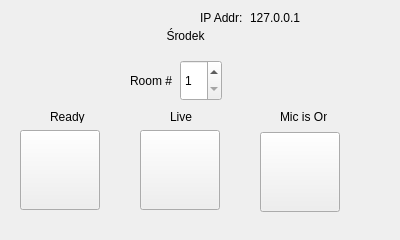
<?xml version="1.0" encoding="UTF-8"?>
<ui version="4.0">
 <class>SpacjaTeleClientClass</class>
 <widget class="QMainWindow" name="SpacjaTeleClientClass">
  <property name="geometry">
   <rect>
    <x>0</x>
    <y>0</y>
    <width>400</width>
    <height>240</height>
   </rect>
  </property>
  <property name="minimumSize">
   <size>
    <width>400</width>
    <height>240</height>
   </size>
  </property>
  <property name="maximumSize">
   <size>
    <width>400</width>
    <height>240</height>
   </size>
  </property>
  <property name="windowTitle">
   <string>SpacjaTeleClient</string>
  </property>
  <widget class="QWidget" name="centralWidget">
   <widget class="QLabel" name="ClientName">
    <property name="geometry">
     <rect>
      <x>110</x>
      <y>20</y>
      <width>151</width>
      <height>31</height>
     </rect>
    </property>
    <property name="text">
     <string>Środek</string>
    </property>
    <property name="alignment">
     <set>Qt::AlignCenter</set>
    </property>
   </widget>
   <widget class="QLabel" name="IpAddr">
    <property name="geometry">
     <rect>
      <x>250</x>
      <y>10</y>
      <width>81</width>
      <height>16</height>
     </rect>
    </property>
    <property name="text">
     <string>127.0.0.1</string>
    </property>
   </widget>
   <widget class="QLabel" name="MicLabel">
    <property name="geometry">
     <rect>
      <x>280</x>
      <y>110</y>
      <width>47</width>
      <height>13</height>
     </rect>
    </property>
    <property name="text">
     <string>Mic is On</string>
    </property>
   </widget>
   <widget class="QLabel" name="RoomLabel">
    <property name="geometry">
     <rect>
      <x>130</x>
      <y>60</y>
      <width>51</width>
      <height>41</height>
     </rect>
    </property>
    <property name="text">
     <string>Room #</string>
    </property>
   </widget>
   <widget class="QSpinBox" name="ChannelSpin">
    <property name="geometry">
     <rect>
      <x>180</x>
      <y>60</y>
      <width>42</width>
      <height>41</height>
     </rect>
    </property>
    <property name="minimum">
     <number>1</number>
    </property>
    <property name="maximum">
     <number>4</number>
    </property>
   </widget>
   <widget class="QLabel" name="IpLabel">
    <property name="geometry">
     <rect>
      <x>200</x>
      <y>10</y>
      <width>47</width>
      <height>16</height>
     </rect>
    </property>
    <property name="text">
     <string>IP Addr: </string>
    </property>
   </widget>
   <widget class="QLabel" name="LiveLabel">
    <property name="geometry">
     <rect>
      <x>170</x>
      <y>110</y>
      <width>47</width>
      <height>13</height>
     </rect>
    </property>
    <property name="text">
     <string>Live</string>
    </property>
   </widget>
   <widget class="QLabel" name="ReadyLabel">
    <property name="geometry">
     <rect>
      <x>50</x>
      <y>110</y>
      <width>47</width>
      <height>13</height>
     </rect>
    </property>
    <property name="text">
     <string>Ready</string>
    </property>
   </widget>
   <widget class="QPushButton" name="MicSig">
    <property name="geometry">
     <rect>
      <x>260</x>
      <y>132</y>
      <width>80</width>
      <height>80</height>
     </rect>
    </property>
    <property name="autoFillBackground">
     <bool>false</bool>
    </property>
    <property name="text">
     <string/>
    </property>
   </widget>
   <widget class="QPushButton" name="liveSig">
    <property name="geometry">
     <rect>
      <x>140</x>
      <y>130</y>
      <width>80</width>
      <height>80</height>
     </rect>
    </property>
    <property name="font">
     <font>
      <pointsize>13</pointsize>
      <weight>75</weight>
      <bold>true</bold>
      <strikeout>false</strikeout>
     </font>
    </property>
    <property name="autoFillBackground">
     <bool>false</bool>
    </property>
    <property name="styleSheet">
     <string notr="true">color: red;</string>
    </property>
    <property name="text">
     <string/>
    </property>
   </widget>
   <widget class="QPushButton" name="ReadySig">
    <property name="geometry">
     <rect>
      <x>20</x>
      <y>130</y>
      <width>80</width>
      <height>80</height>
     </rect>
    </property>
    <property name="font">
     <font>
      <pointsize>45</pointsize>
     </font>
    </property>
    <property name="text">
     <string/>
    </property>
   </widget>
  </widget>
 </widget>
 <layoutdefault spacing="6" margin="11"/>
 <resources>
  <include location="spacjateleclient.qrc"/>
 </resources>
 <connections/>
</ui>
